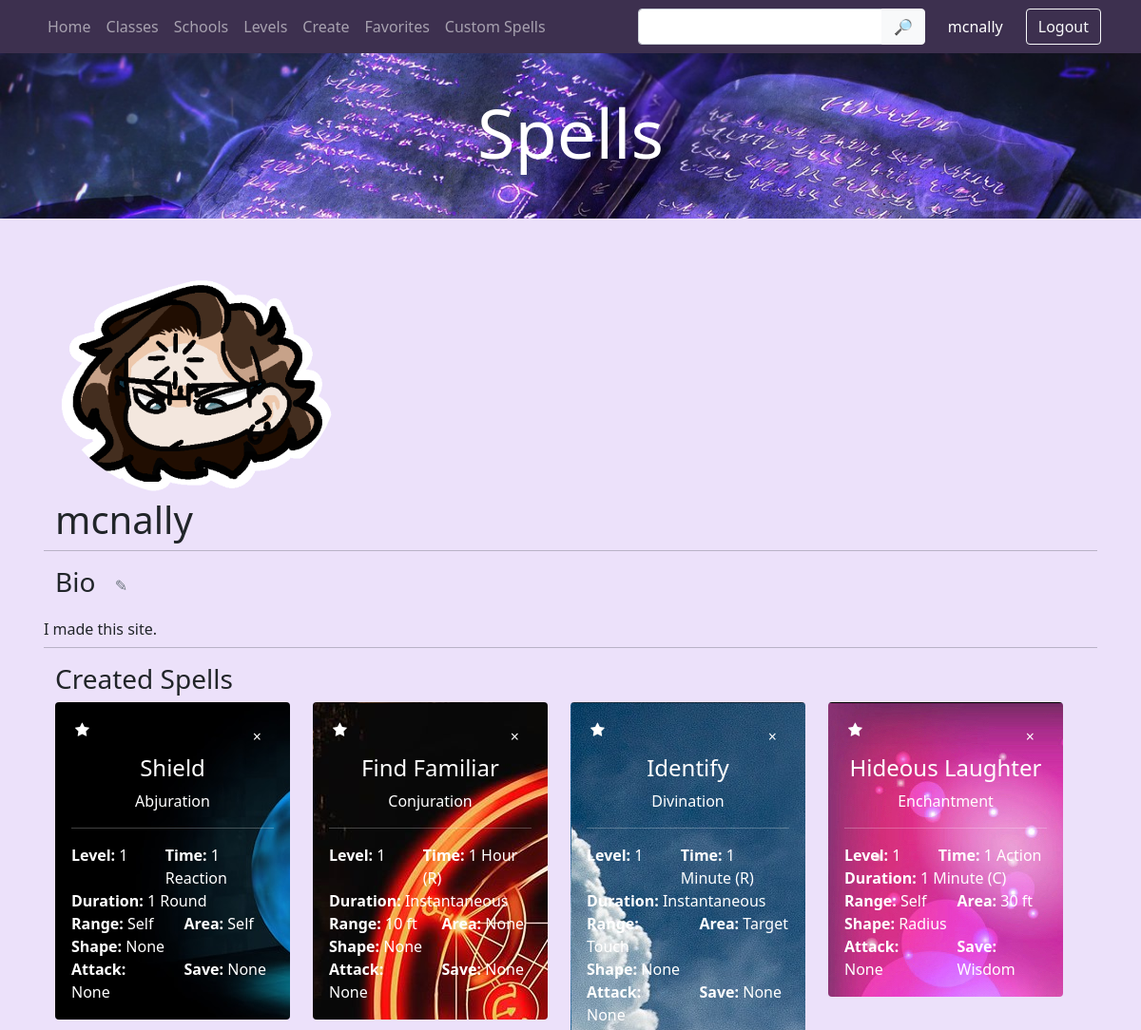
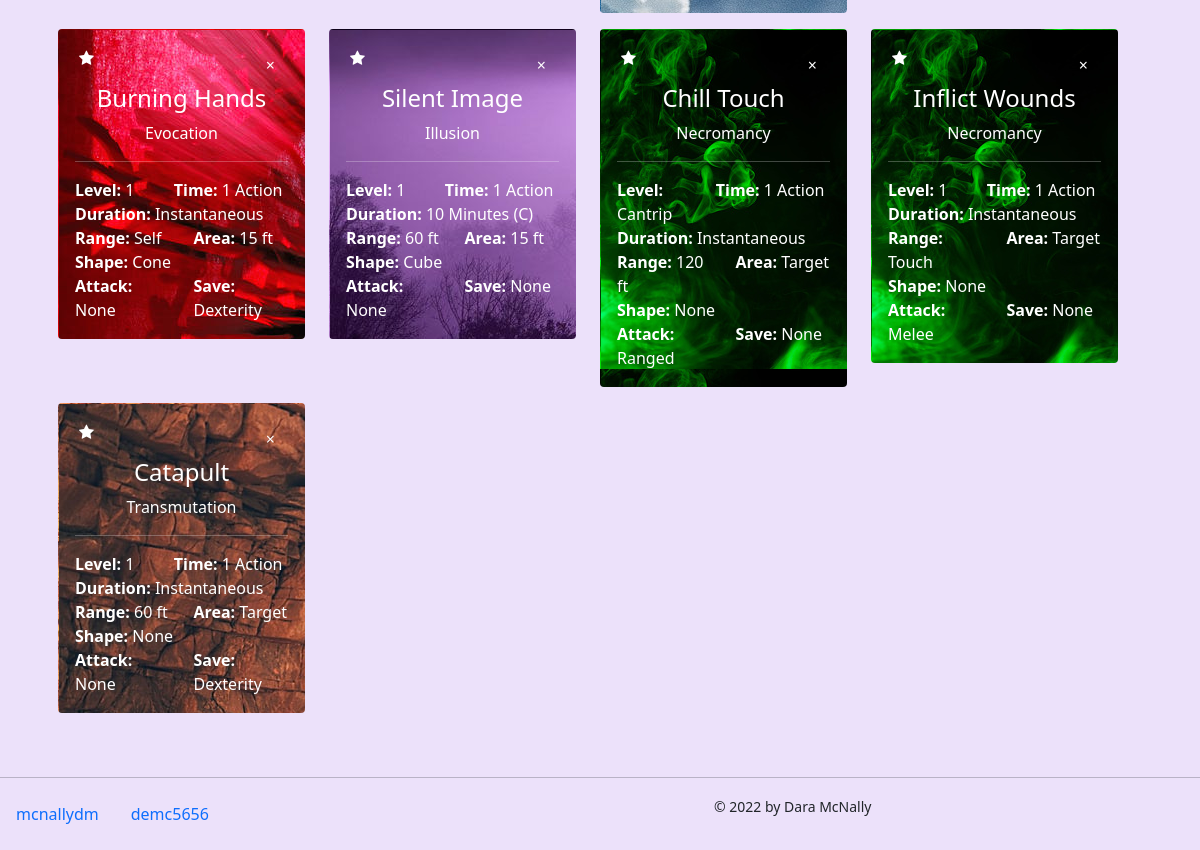
/view_profile/ (signed in), run on the app's committed database (2 pictures, top to bottom).
### app/models.py (models this page shows, shortened)
class Profile(models.Model):
    user = models.OneToOneField(User, on_delete=models.CASCADE, related_name="profile")
    bio = models.TextField(max_length=1000, blank=True)
    avatar = models.ImageField(default='default.png', upload_to='profile_images')

class Spell(models.Model):
    name = models.CharField(max_length=40)
    level = models.IntegerField(help_text = "Enter 0 for cantrips")
    school = models.ForeignKey(School, related_name="spell", on_delete=models.CASCADE)
    range = models.CharField(max_length=20, default="Touch")
    area = models.CharField(max_length=30, default="Target")
    AREA_TYPES = [
        ("None", "None"),
        ("Radius", "Radius"),
        ("Cube", "Cube"),
        ("Sphere", "Sphere"),
        ("Cylinder", "Cylinder"),
        ("Cone", "Cone")
        ]
    area_shape = models.CharField(max_length=20, choices=AREA_TYPES, default="None")
    ATTACK_TYPES = [
        ("None", "None"),
        ("Melee", "Melee Spell Attack"),
        ("Ranged", "Ranged Spell Attack")
    ]
    SAVE_TYPES = [
        ("None", "None"),
        ("Dexterity", "Dexterity Save"),
        ("Strength", "Strength Save"),
        ("Constitution", "Constitution Save"),
        ("Intelligence", "Intelligence Save"),
        ("Wisdom", "Wisdom Save"),
        ("Charisma", "Charisma Save")
    ]
    attack = models.CharField(max_length=30, choices=ATTACK_TYPES, default="None")
    saving_throw = models.CharField(max_length=30, choices=SAVE_TYPES, default="None")
    casting_time = models.CharField(max_length=20, default="None")
    ritual = models.BooleanField(default=False)
    duration = models.CharField(max_length=20, default="None")
    concentration = models.BooleanField()
    components = models.ManyToManyField(Component, related_name="spell", blank=True)
    materials = models.TextField(max_length=500, default="None")
    damage_type = models.ManyToManyField(DamageType, related_name="spell", blank=True)
    effects = models.ManyToManyField(Effect, blank=True)
    description = models.TextField(max_length=4000, default="No description provided.")
    upcasting = models.TextField(max_length=1000, default="No additional effects when upcast.")
    char_class = models.ManyToManyField(CharacterClass, related_name="spell", blank=True)
    creator = models.ForeignKey(Profile, related_name="created_spells", blank=True, on_delete=models.CASCADE)

class School(models.Model):
    name = models.CharField(max_length=30, blank=True)

### app/views.py (the view)
# urls.py: path('view_profile/', views.view_profile, name="view_profile"),
@login_required
def view_profile(request):
    faves=[]
    try:
        curr_user = Profile.objects.get(user=request.user)
        faves = Rating.objects.filter(player=curr_user).filter(favorite=True)
    except:
        pass
    prof = Profile.objects.get(user=request.user)
    faves = Rating.objects.filter(player=prof).filter(favorite=True)
    my_faves = []
    for rat in faves:
        my_faves.append(rat.spell)
    my_spells = Spell.objects.filter(creator=prof).order_by('school', 'level', 'name')
    return render(request, "view_profile.html", {
        "v_prof": prof,
        "v_faves": faves,
        "v_myfaves": my_faves,
        "v_cspells": my_spells,
        "v_classes" : CharacterClass.objects.all().order_by('name'),
        "v_schools" : School.objects.all(),
        "v_levels" : [0, 1, 2, 3, 4, 5, 6, 7, 8, 9]
    })

### app/templates/view_profile.html (shortened to what this page needs)
{% extends "base.html" %}
{% block content %}
    <div class="row my-3 p-3">
        {% if v_prof.avatar != 'default.png' %}
            <img src="/media/{{v_prof.avatar}}" class="text-center rounded-circle" style="width:20rem;">
        {% endif %}
        <h1>{{v_prof.user.username}}</h1>
        <hr>
        <h3>Bio
            <button id="editbio" class="btn btn-outline-secondary" style="border-color: transparent;" data-toggle="modal" data-target="#biomodal">&#9998</button>
        </h3>
        <div class="form-control-plaintext">{{v_prof.bio}}</div>
        {% if v_prof.created_spells.all %}
            <hr>
            <h3>Created Spells</h3>
            <div id="c" class="row">
                {% for spell in v_cspells %}
                    <div class="col-md-6 col-lg-3">
                        <div class="card mb-3"
                            {% if spell.school.name != "" %}
                                style="border-color: transparent; background-image: url( '/static/img/{{spell.school.name}}.jpg' ); color: white;"
                            {% else %}
                                style="color: black;"
                            {% endif %}
                        >
                            <div class="card-body">
                                <div class="fave">
                                    <div class="row">
                                    <form class='col like'>
                                    <label for="{{spell.id}}"><i class='fa fa-star px-1'></i></label>
                                    </form>
                                    <div class="col text-end">
                                        <button id="delete{{spell.id}}" class="btn text-white begone" value="{{spell.id}}" style="border-color: transparent;" data-toggle="modal" data-target="#deletemodal">&times;</button>
                                    </div>
                                    </div>
                                </div>
                                <a href="{% url 'spell_detail' spell.id spell.name %}" style="text-decoration: none;">
                                    <h4 class="card-title text-center"
                                    {% if spell.school.name != "" %}
                                        style="color: white;"
                                    {% else %}
                                    style="color: black;"
                                    {% endif %}
                                    >{{spell.name}}</h4>
                                </a>
                                <div class="text-center">{{ spell.school.name }}</div>
                                <hr>
                                <div class="card-text">
                                    <div class="row">
                                        <div class="col-5">
                                            <strong>Level: </strong>
                                            {% if spell.level == 0 %}
                                                Cantrip
                                            {% else %}
                                                {{spell.level}}
                                            {% endif %}
                                        </div>
                                        <div class="col-7"><strong>Time: </strong>{{spell.casting_time}}
                                            {% if spell.ritual %}
                                                (R)
                                            {% endif %}
                                        </div>
                                        <div class="col-12"><strong>Duration: </strong>{{spell.duration}}
                                            {% if spell.concentration %}
                                                (C)
                                            {% endif %}
                                        </div>
                                        <div class="col-6"><strong>Range: </strong>{{spell.range}}</div>
                                        <div class="col-6"><strong>Area: </strong>{{spell.area}}</div>
                                        <div class="col-12"><strong>Shape: </strong>{{spell.area_shape}}</div>
                                        <div class="col-6"><strong>Attack: </strong>{{spell.attack}}</div>
                                        <div class="col-6"><strong>Save: </strong>{{spell.saving_throw}}</div>
                                    </div>
                                </div>
                            </div>
                        </div>
                    </div>
                {% endfor %}
            </div>
        {% endif %}
    </div>
{% endblock %}

### app/templates/base.html (shortened to what this page needs)
{% load static %}
<!DOCTYPE html>
<html lang="en-US">
<head>
    <link rel="stylesheet" href="https://cdnjs.cloudflare.com/ajax/libs/font-awesome/4.7.0/css/font-awesome.min.css">
    <link href="https://cdn.jsdelivr.net/npm/bootstrap@5.0.2/dist/css/bootstrap.min.css" rel="stylesheet">
    <link rel="stylesheet" href="{% static 'css/custom.css' %}">
</head>
<body id="home" class="dark-bg" data-spy="scroll" data-target=".navbar" data-offset="100">
<nav class="navbar navbar-expand-lg navbar-dark fixed-top backg-nav">
    <div class="container">
        <div class="collapse navbar-collapse" id="navbarNavAltMarkup">
            <div class="navbar-nav">
                <a class="nav-item nav-link" href="{% url 'index' %}" id="homelink">Home</a>
                <div class="dropdown">
                    <a class="nav-item nav-link" href="{% url 'classes' %}" id="classeslink">Classes</a>
                </div>
                <div class="dropdown">
                    <a class="nav-item nav-link" href="{% url 'schools' %}" id="schoolslink">Schools</a>
                </div>
                <div class="dropdown">
                    <a class="nav-item nav-link" href="{% url 'levels' %}" id="levelslink">Levels</a>
                </div>
                {% if user.is_authenticated %}
                    <a class="nav-item nav-link" href="{% url 'new_spell' %}" id="addlink">Create</a>
                    <a class="nav-item nav-link" href="{% url 'favorites' %}" id="favlink">Favorites</a>
                    <a class="nav-item nav-link" href="{% url 'custom_spells' %}" id="mylink">Custom Spells</a>
                {% endif %}
            </div>
        </div>
        <form class="text-center mr-2" method="POST" action="{% url 'search' %}">
            <div class="input-group">
                <input class="form-control" name="q" id="q" type="text" aria-describedby="srch">
                <button type="submit" class="btn btn-light" id="srch">🔎︎</button>
            </div>
        </form>
        {% if user.is_authenticated %}
            <a class="nav-item nav-link text-white mx-2" href="{% url 'view_profile' %}" id="profilelink">{{ user.username }}</a>
            <a class='btn btn-outline-light' href="{% url 'logout' %}">Logout</a>
        {% else %}
            <div class="text-end">
                <a class='btn btn-outline-light' href="{% url 'register' %}">Register</a>
                <a class='btn btn-outline-light' href="{% url 'login' %}">Login</a>
            </div>
        {% endif %}
    </div>
</nav>
<div class="jumbotron jumbotron-fluid bg-info text-white">
    <div class="container text-sm-center pt-5">
        <h1 class="display-2 py-5">Spells</h1>
        </div>
    </div>
<div class="container pt-3">
    {% block content %}
    {% endblock %}
</div>
<div id="footer" class="row py-3">
    <hr>
    <div class="col-md-7">
        <ul class="nav">
            <li class="nav-item">
                <a class="nav-link" href="https://github.com/mcnallydm">mcnallydm</a>
            </li>
            <li class="nav-item">
                <a class="nav-link" href="https://github.com/demc5656">demc5656</a>
            </li>
        </ul>
    </div>
    <div class="col-md text-md-right">
        <small>&copy; 2022 by Dara McNally</small>
    </div>
</div>
</body>
</html>

### app/static/css/custom.css (style rules this page uses)
.backg-nav { background-color: #3d304f; }
.dark-bg { background-color: #ece1fa; }
.jumbotron { background-image: url( '/static/img/jumbo_bg.jpg' ); background-size: cover; }
.card { border-color: transparent; }
.like { display: flex; flex-direction: row; }
.like i { transition: all .3s; }

### app/templates/base.html (style rules this page uses)
body { position: relative; }

### data on the page
Profile: avatar (picture), user.username "mcnally", bio "I made this site."
Spell: school.name (picture), {{ spell.id }} 3 (drawn), name "Shield", school.name "Abjuration", level "1", casting_time "1 Reaction", duration "1 Round", range "Self", area "Self", area_shape "None", attack "None", saving_throw "None"
Spell: school.name (picture), {{ spell.id }} 6 (drawn), name "Find Familiar", school.name "Conjuration", level "1", casting_time "1 Hour", ritual "(R)", duration "Instantaneous", range "10 ft", area "None", area_shape "None", attack "None", saving_throw "None"
Spell: school.name (picture), {{ spell.id }} 8 (drawn), name "Identify", school.name "Divination", level "1", casting_time "1 Minute", ritual "(R)", duration "Instantaneous", range "Touch", area "Target", area_shape "None", attack "None", saving_throw "None"
Spell: school.name (picture), {{ spell.id }} 5 (drawn), name "Hideous Laughter", school.name "Enchantment", level "1", casting_time "1 Action", duration "1 Minute", concentration "(C)", range "Self", area "30 ft", area_shape "Radius", attack "None", saving_throw "Wisdom"
Spell: school.name (picture), {{ spell.id }} 2 (drawn), name "Burning Hands", school.name "Evocation", level "1", casting_time "1 Action", duration "Instantaneous", range "Self", area "15 ft", area_shape "Cone", attack "None", saving_throw "Dexterity"
Spell: school.name (picture), {{ spell.id }} 4 (drawn), name "Silent Image", school.name "Illusion", level "1", casting_time "1 Action", duration "10 Minutes", concentration "(C)", range "60 ft", area "15 ft", area_shape "Cube", attack "None", saving_throw "None"
Spell: school.name (picture), {{ spell.id }} 10 (drawn), name "Chill Touch", school.name "Necromancy", level "Cantrip", casting_time "1 Action", duration "Instantaneous", range "120 ft", area "Target", area_shape "None", attack "Ranged", saving_throw "None"
Spell: school.name (picture), name "Inflict Wounds", school.name "Necromancy", level "1", casting_time "1 Action", duration "Instantaneous", range "Touch", area "Target", area_shape "None", attack "Melee", saving_throw "None"
Spell: school.name (picture), {{ spell.id }} 7 (drawn), name "Catapult", school.name "Transmutation", level "1", casting_time "1 Action", duration "Instantaneous", range "60 ft", area "Target", area_shape "None", attack "None", saving_throw "Dexterity"

### other printed values
{{ user.username }} "mcnally"
